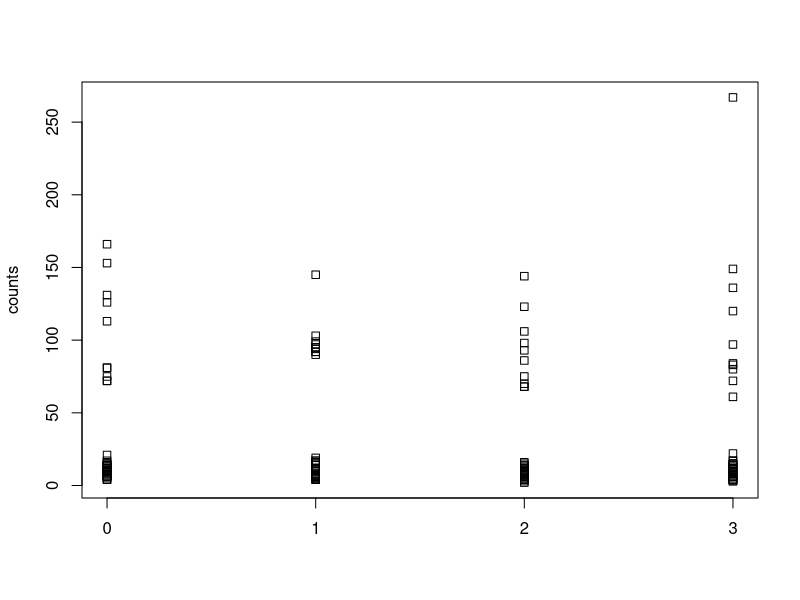
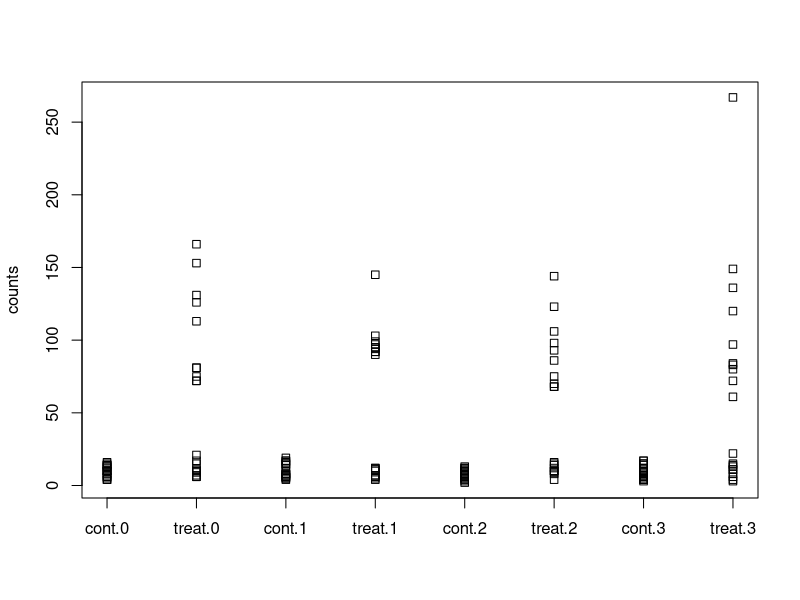
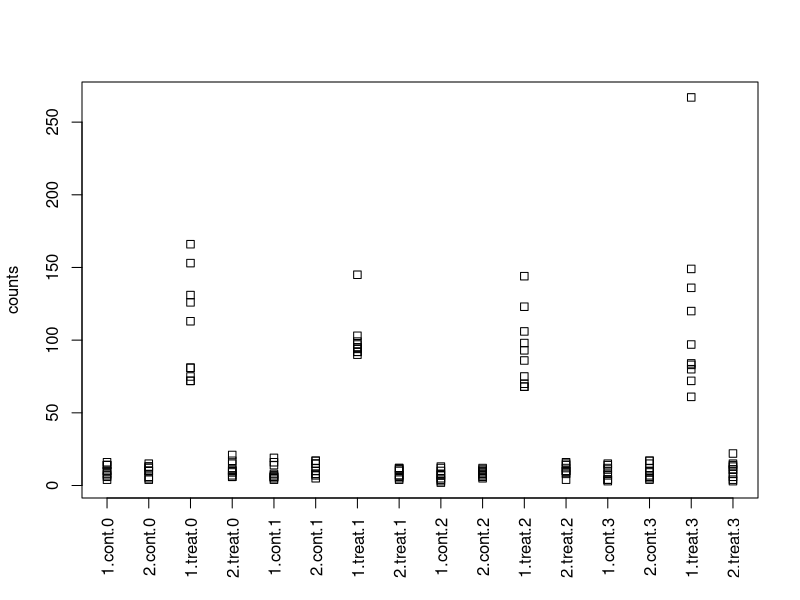
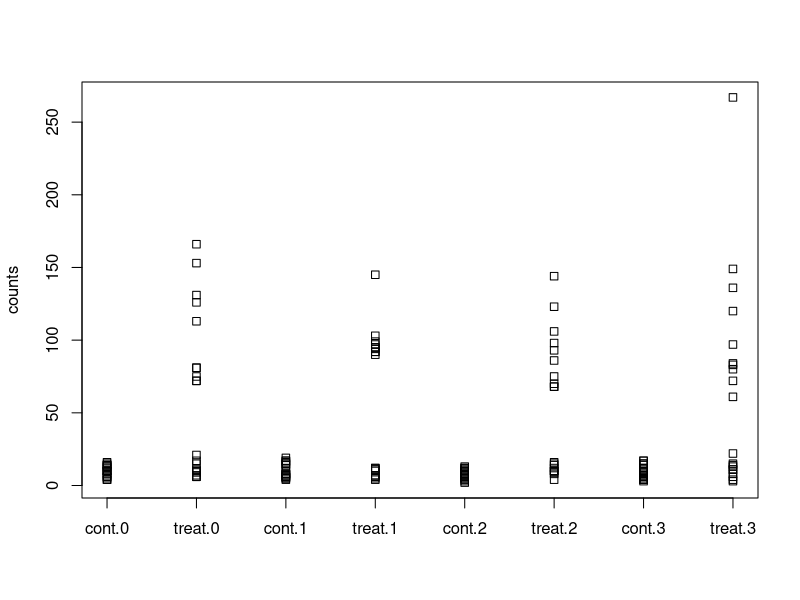
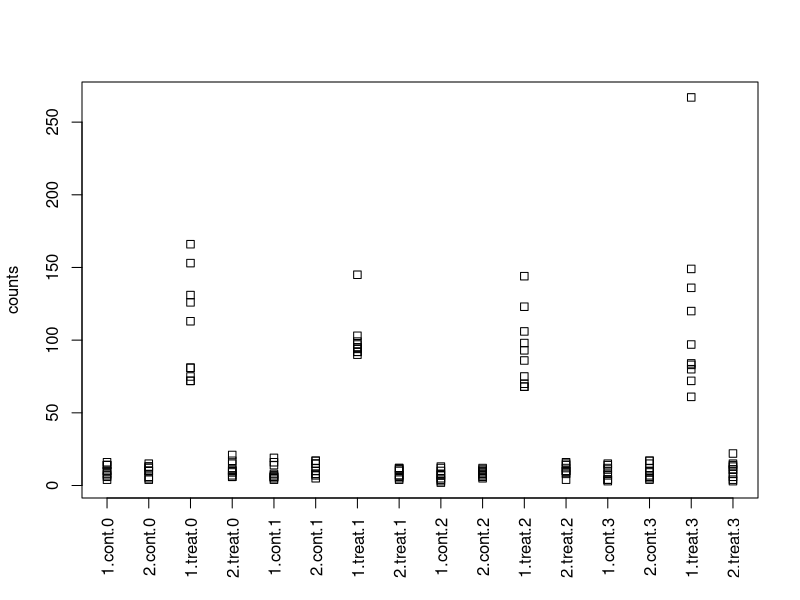

Here is the R script that generated these plots, in order:
## ---- chunk 1
ssize <- 10
nstrain <- 2
ntreat <- 2
nday <- 3

mydata <- as.data.frame(matrix(ncol=4, nrow=c(nday+1)*ntreat*nstrain*ssize))
colnames(mydata) <- c('counts', 'day', 'treat', 'strain')
mydata$day <- as.factor(rep(0:nday, each=ssize*nstrain*ntreat))
mydata$treat <- as.factor(rep(rep(c('cont', 'treat'), each=ssize*nstrain), times=c(nday+1) ))
mydata$strain <- as.factor(rep(rep(1:nstrain, each=ssize), times=ntreat*c(nday+1)))

disp <- 10
set.seed(2)
mydata$counts <- rnbinom(n=nrow(mydata), mu=10, size=disp)

mydata$counts[c(0 * ssize * ntreat * nstrain + ssize*ntreat + 1):c(0 * ssize * ntreat * nstrain + ssize*ntreat + ssize)] <- rnbinom(n=ssize, mu=100, size=disp)

mydata$counts[c(1 * ssize * ntreat * nstrain + ssize*ntreat + 1):c(1 * ssize * ntreat * nstrain + ssize*ntreat + ssize)] <- rnbinom(n=ssize, mu=100, size=disp)

mydata$counts[c(2 * ssize * ntreat * nstrain + ssize*ntreat + 1):c(2 * ssize * ntreat * nstrain + ssize*ntreat + ssize)] <- rnbinom(n=ssize, mu=100, size=disp)

mydata$counts[c(3 * ssize * ntreat * nstrain + ssize*ntreat + 1):c(3 * ssize * ntreat * nstrain + ssize*ntreat + ssize)] <- rnbinom(n=ssize, mu=100, size=disp)
## ---- chunk 2
#
stripchart(counts ~ day, data=mydata, vertical=TRUE)
#
stripchart(counts ~ treat/day, data=mydata, vertical=TRUE)
#
stripchart(counts ~ strain/treat/day, data=mydata, vertical=TRUE, las=3)
## ---- chunk 3
library(MASS)
glm1 <- glm(counts ~ day, data=mydata, family = negative.binomial(disp))
summary(glm1)
exp(coefficients(glm1))
exp(coefficients(glm1)[1] + coefficients(glm1)[3])
#exp(coefficients(glm1)[1]) + exp(coefficients(glm1)[3])
## ---- chunk 4
stripchart(counts ~ treat/day, data=mydata, vertical=TRUE)
## ---- chunk 5
glm2 <- glm(counts ~ treat/day, data=mydata, family = negative.binomial(disp))
summary(glm2)
exp(coefficients(glm2))
exp(coefficients(glm2)[1] + coefficients(glm2)[5])
exp(coefficients(glm2)[1] + coefficients(glm2)[6])
#exp(coefficients(glm2)[1] + coefficients(glm2)[5] + coefficients(glm2)[6])
## ---- chunk 6
#
stripchart(counts ~ strain/treat/day, data=mydata, vertical=TRUE, las=3)
## ---- chunk 7
glm3 <- glm(counts ~ strain/treat/day, data=mydata, family = negative.binomial(disp))
summary(glm3)
## ---- chunk 8
anova(glm1, glm2, test = "Chisq")
anova(glm2, glm3, test = "Chisq")
## ---- chunk 9
glm4 <- glm(counts ~ treat/day + strain:treat, data=mydata, family = negative.binomial(disp))
glm5 <- glm(counts ~ strain/treat/day + strain:treat, data=mydata, family = negative.binomial(disp))

#
summary(glm4)
#summary(glm5)
## ---- chunk 10
anova(glm2, glm4, test = "Chisq")
anova(glm3, glm4, test = "Chisq")
anova(glm4, glm5, test = "Chisq")

anova(glm2, glm3, test = "Chisq")
